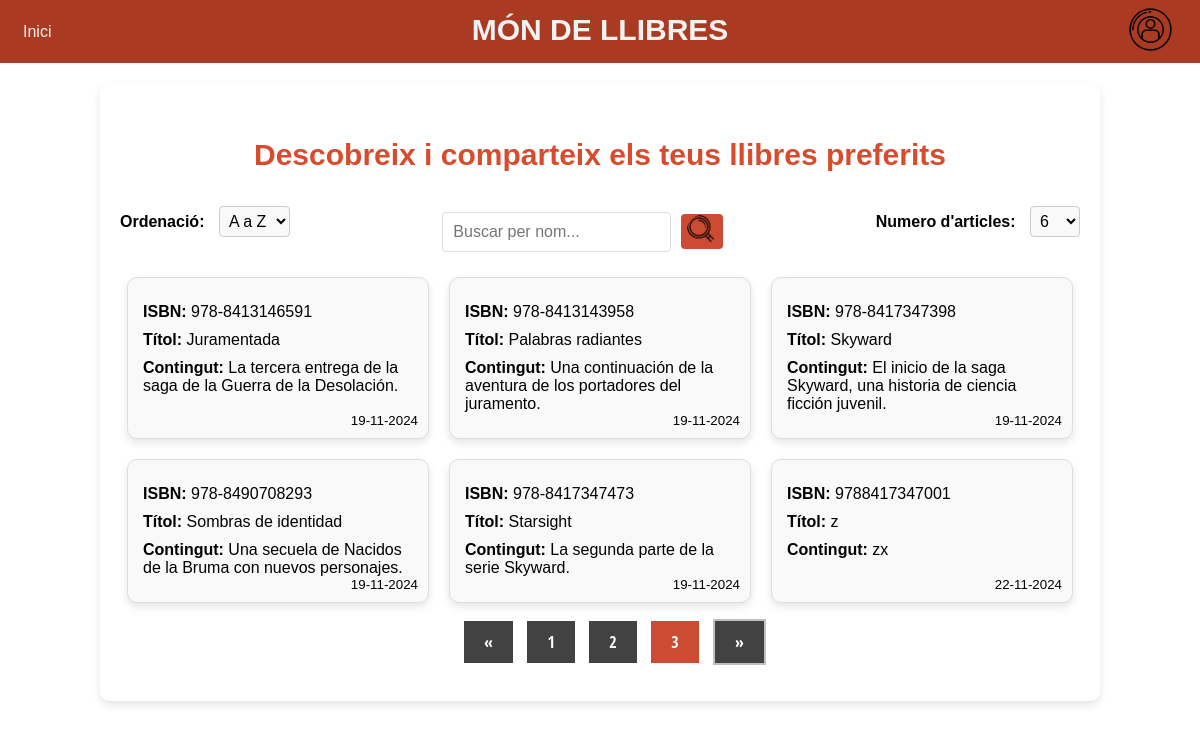
/?page=3, run on the app's committed database.
### tables this page shows
CREATE TABLE `taula_articles` (
  `isbn` varchar(25) NOT NULL,
  `titol` varchar(25) NOT NULL,
  `cos` text NOT NULL,
  `correu_usuari` varchar(255) NOT NULL,
  `data_hora` datetime DEFAULT current_timestamp()
);

### Controlador/ordenarArticles.php (called while the page is built, shortened)
<?php
require_once('./Model/llibres.php');
$correu = isset($_SESSION['correu']) ? $_SESSION['correu'] : null;
if ($_SESSION['orden'] == 'asc') {
    $articles = obtenirArticlesAsc($correu);
} else {
    $articles = obtenirArticlesDesc($correu);
}
require_once('./Controlador/controlPaginacio.php');
?>

### Model/llibres.php (called while the page is built, shortened)
<?php
require __DIR__ . '/../Model/connexio.php';
function obtenirArticlesAsc($correu = null) {
    global $connexio;
    if ($correu) {
        $stmt = $connexio->prepare("SELECT * FROM taula_articles WHERE correu_usuari = :correu ORDER BY titol ASC");
        $stmt->bindParam(':correu', $correu);
    } else {
        $stmt = $connexio->prepare("SELECT * FROM taula_articles ORDER BY titol ASC");
    }
    $stmt->execute();
    return $stmt->fetchAll(PDO::FETCH_ASSOC);
}
?>

### Controlador/controlPaginacio.php (called while the page is built, shortened)
<?php
require_once('./Model/llibres.php');
$articlesPerPage = isset($_SESSION['num_escollit']) ? (int)$_SESSION['num_escollit'] : 6;
$page = isset($_GET['page']) ? (int)$_GET['page'] : 1;
$offset = ($page - 1) * $articlesPerPage;
$articlesToShow = array_slice($articles, $offset, $articlesPerPage);
?>

### Vista/articles/articles.php (the view, shortened to what this page needs)
<div class="articulos">
    <?php foreach ($articlesToShow as $art): ?>
        <div class="articulo">
            <p><strong>ISBN:</strong> <?php echo htmlspecialchars($art['isbn']); ?></p>
            <p><strong>Títol:</strong> <?php echo htmlspecialchars($art['titol']); ?></p>
            <p><strong>Contingut:</strong> <?php echo htmlspecialchars($art['cos']); ?></p>
            <p class="hora"><?php echo (new DateTime($art['data_hora']))->format('d-m-Y'); ?></p>
        </div>
    <?php endforeach; ?>
</div>

### Vista/estils.css (style rules this page uses)
body { font-family: Arial, sans-serif; margin: 0; padding-top: 60px; background-image: url('./assets/images-work/bibl.jpg'); background-size: cover; background-position: center; background-attachment: fixed; }

### Vista/articles/articles.css (style rules this page uses)
.articulos { display: flex; flex-wrap: wrap; gap: 20px; justify-content: center; }
.articulo { background-color: #f9f9f9; border: 1px solid #ddd; border-radius: 10px; padding: 15px; width: calc(33.333% - 50px); box-shadow: 0px 4px 8px rgba(0, 0, 0, 0.1); position: relative; }
.articulo p { margin: 10px 0; }
.hora { position: absolute; bottom: 0; right: 10px; font-size: smaller; }

### data on the page
taula_articles: isbn "978-8413146591", titol "Juramentada", cos "La tercera entrega de la saga de la Guerra de la Desolación.", data_hora "19-11-2024"
taula_articles: isbn "978-8413143958", titol "Palabras radiantes", cos "Una continuación de la aventura de los portadores del juramento.", data_hora "19-11-2024"
taula_articles: isbn "978-8417347398", titol "Skyward", cos "El inicio de la saga Skyward, una historia de ciencia ficción juvenil.", data_hora "19-11-2024"
taula_articles: isbn "978-8490708293", titol "Sombras de identidad", cos "Una secuela de Nacidos de la Bruma con nuevos personajes.", data_hora "19-11-2024"
taula_articles: isbn "978-8417347473", titol "Starsight", cos "La segunda parte de la serie Skyward.", data_hora "19-11-2024"
taula_articles: isbn "9788417347001", titol "z", cos "zx", data_hora "22-11-2024"
